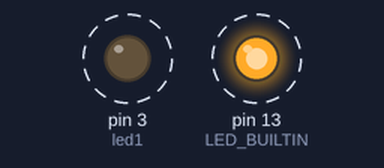
Recording of a sketch running on a simulated Arduino Uno, built with avr-gcc and run on an emulated ATmega328P. Parts: output pins drawn as LEDs (lit = HIGH). Dashed ring = blinking.

Above: at 0.1 s.
Timing chart, 0 to 3.0 s (numbered marks = the images above):
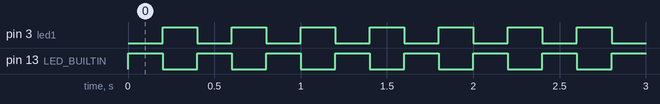

Measured:
- by itself, pin 3 (led1), pin 13 (LED_BUILTIN): alternates HIGH for 0.20 s and LOW for 0.20 s

The sketch:

02blink.ino
```cpp
//03blink
//Franzis Adventskalender für Arduino

int led1 = 3;

void setup() {
  pinMode(LED_BUILTIN, OUTPUT);
  pinMode(led1, OUTPUT);
}

void loop() {
  digitalWrite(LED_BUILTIN, HIGH);
  digitalWrite(led1, LOW);
  delay(200);
  digitalWrite(LED_BUILTIN, LOW);
  digitalWrite(led1, HIGH);
  delay(200);
}
```
